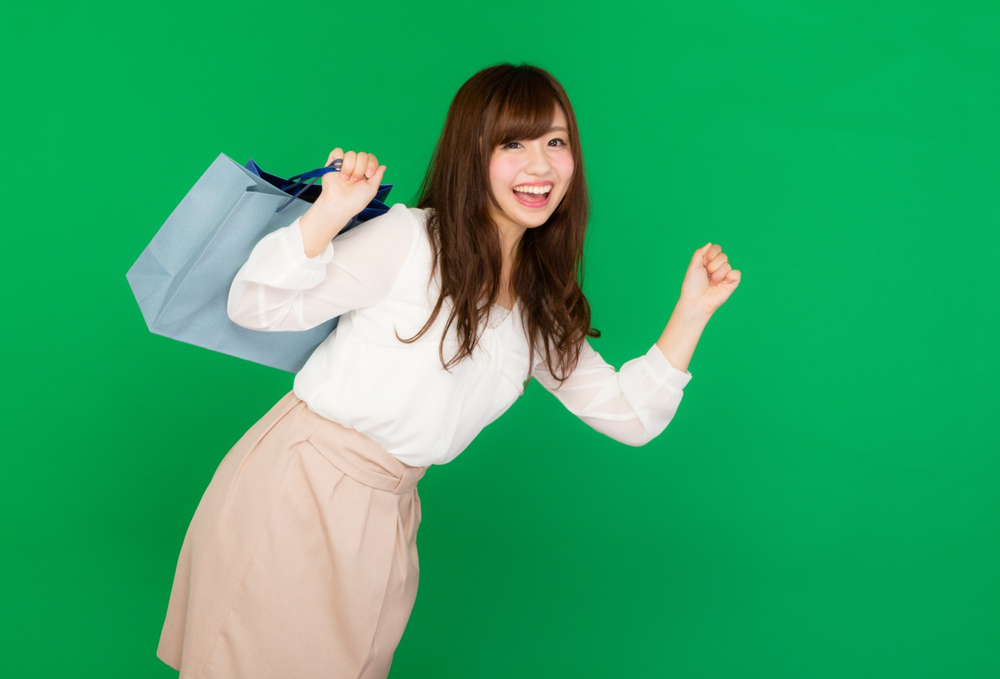
#> input picture girl.png, 1000 x 679 px, shrunk from 1600 x 1087 before the run, found by its file name
$ python angletest.py
#> lines starting #> are read from the running program, lines starting #| are printed output that depends on the picture; after the words box and inside, x2 and y2 are one past the last pixel; in counts of white or black regions, pixels touching at a corner belong together
import cv2
import numpy as np

front_image = cv2.imread("/home/gorugo/musk_class_ten/girl.png")
#> front_image is the input picture: shape (679, 1000, 3); mean B, G, R 104.4, 165.9, 51.4
hsv_image = cv2.cvtColor(front_image,cv2.COLOR_BGR2HSV)
#> hsv_image: shape (679, 1000, 3); mean H, S, V 61.6, 202.2, 171.3
binary_image = cv2.inRange(hsv_image,(62,100,0),(79,255,255))
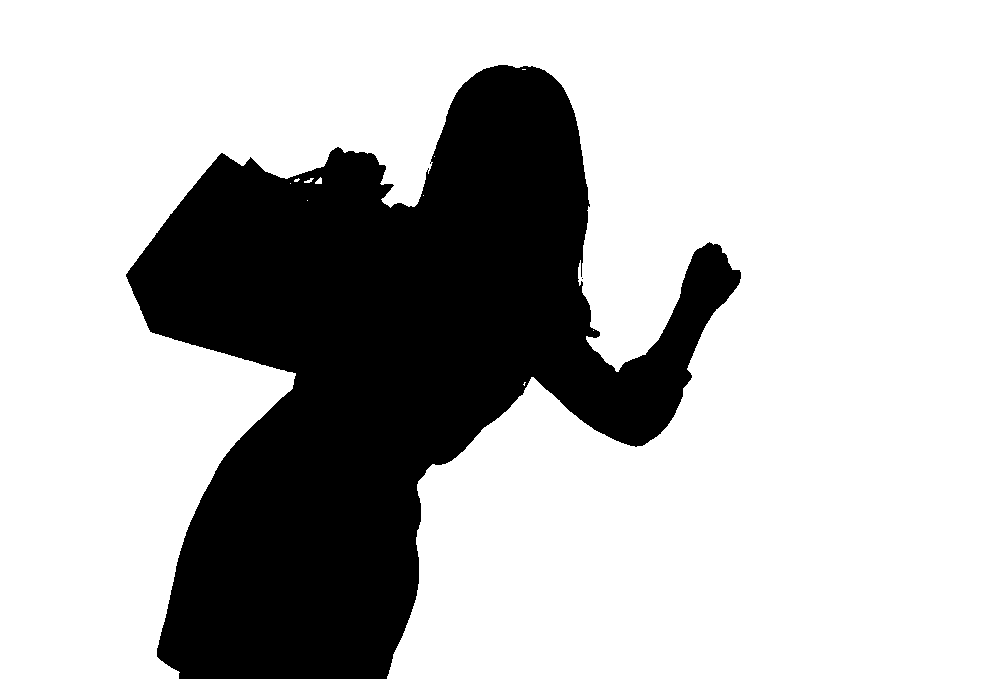
#> binary_image: shape (679, 1000); 73.1% white; 2 black regions (1 under 20 px)

contours, _ = cv2.findContours(binary_image, cv2.RETR_EXTERNAL, cv2.CHAIN_APPROX_SIMPLE)
#> contours = 11 contours, 9 with area under 20; largest, box (x1, y1, x2, y2) and area: (0, 0, 1000, 679) 493802, (315, 177, 322, 184) 23
output = cv2.drawContours(front_image,contours,-1,(0,255,0),2)
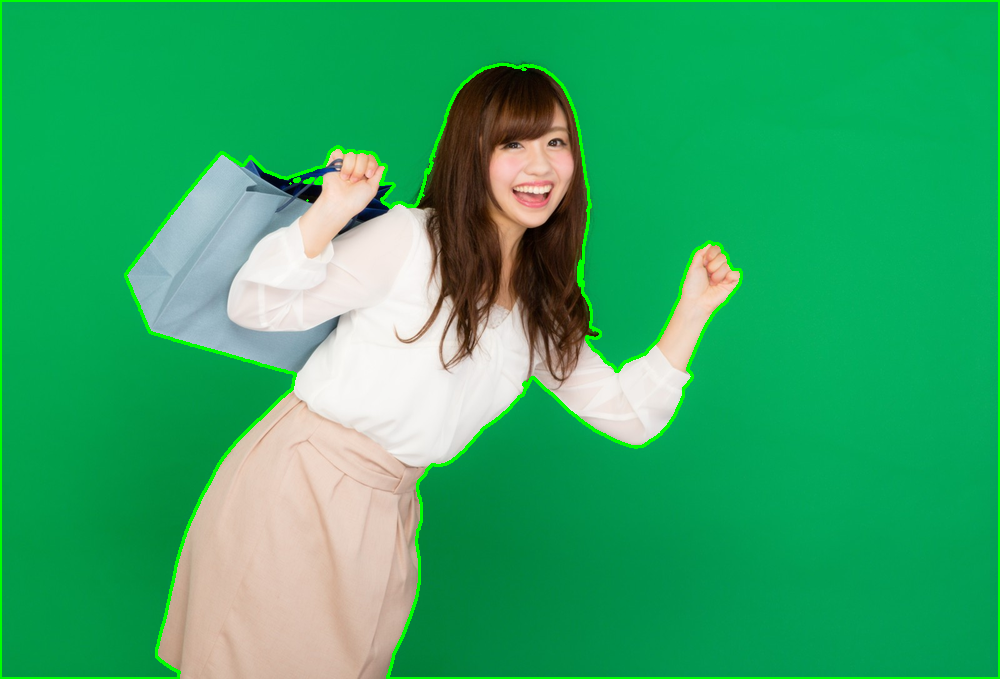
#> output: shape (679, 1000, 3); mean B, G, R 102.3, 168.2, 50.5
#> (the run stopped early here; a loop or call above may not have finished)
